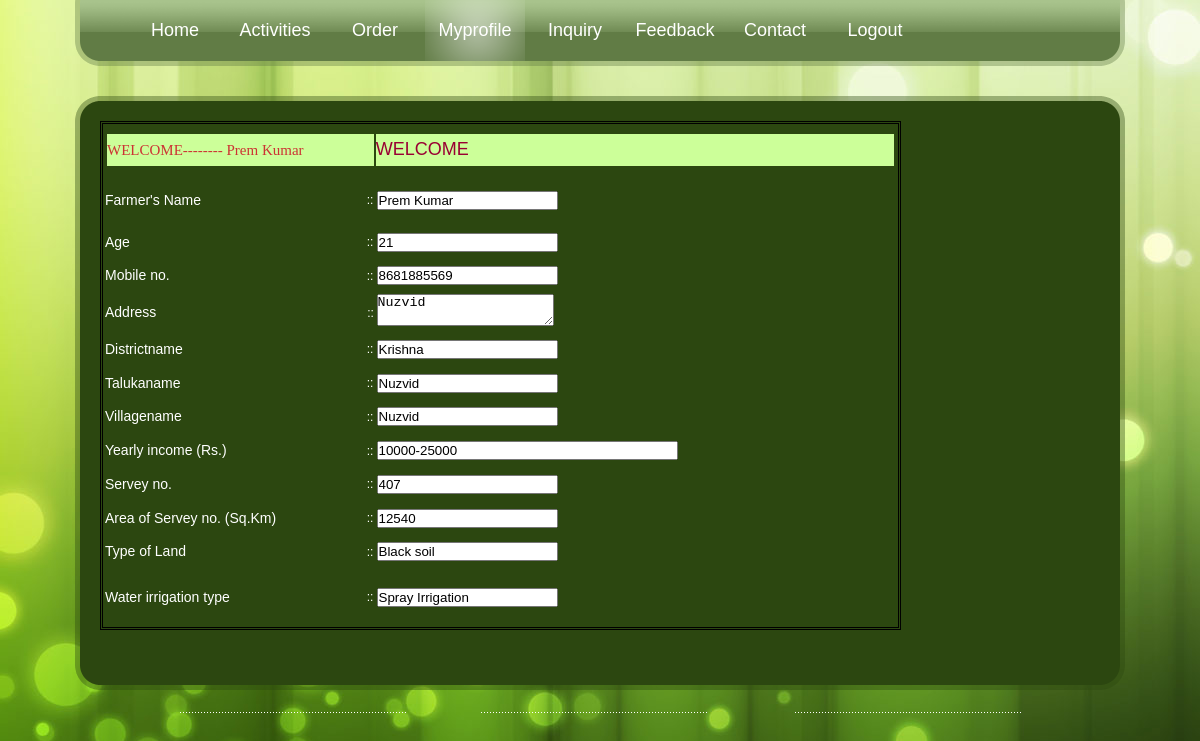
Screenshot of /client/myprofile.php?msg=WELCOME (signed in) with the database file from the repository.
### tables this page shows
CREATE TABLE IF NOT EXISTS `register` (
  `id` int(11) NOT NULL AUTO_INCREMENT,
  `f_name` text NOT NULL,
  `f_id` varchar(20) NOT NULL,
  `password` varchar(15) NOT NULL,
  `age` int(3) NOT NULL,
  `c_num` varchar(13) NOT NULL,
  `address` varchar(30) NOT NULL,
  `d_name` varchar(15) NOT NULL,
  `t_name` varchar(15) NOT NULL,
  `v_name` varchar(15) NOT NULL,
  `y_income` varchar(25) NOT NULL,
  `s_num` varchar(10) NOT NULL,
  `area_of_serv_no` varchar(10) NOT NULL,
  `t_land` varchar(20) NOT NULL,
  `w_irrigation` varchar(20) NOT NULL,
  `total` int(20) NOT NULL,
  PRIMARY KEY (`id`)
);

CREATE TABLE IF NOT EXISTS `dist_mngt` (
  `did` int(11) NOT NULL AUTO_INCREMENT,
  `district` varchar(20) NOT NULL,
  PRIMARY KEY (`did`)
);

CREATE TABLE IF NOT EXISTS `village_mngt` (
  `vid` int(11) NOT NULL AUTO_INCREMENT,
  `did` int(10) NOT NULL,
  `village` varchar(20) NOT NULL,
  PRIMARY KEY (`vid`)
);

### client/myprofile.php (the view, shortened to what this page needs)
<!DOCTYPE html PUBLIC "-//W3C//DTD XHTML 1.0 Strict//EN" "http://www.w3.org/TR/xhtml1/DTD/xhtml1-strict.dtd">
<html xmlns="http://www.w3.org/1999/xhtml">
    <head>
        <link href="styles.css" rel="stylesheet" type="text/css" media="screen" />
</head>
    <body>
    	<div id="wrap">
		        <div id="menu">
					 <ul>
						<li><a href="index.php">Home</a></li>
						<li><a href="activities.php">Activities</a></li>
						<?php if(isset($_SESSION['uid'])!='')
						{
						?>
						<li><a href="order.php">Order</a></li>
						<?php
						}
						?>
						<?php if(isset($_SESSION['uid'])!='')
						{?>
						<li><a href="myprofile.php" class="active">Myprofile</a></li>
						<li><a href="inquiry.php">Inquiry</a></li>
						<?php
						}?>
						<li><a href="feedback.php">Feedback</a></li>
						<li><a href="contact.php">Contact</a></li>
						<?php if(isset($_SESSION['uid'])=='')
						{
						?>
						<li><a href="login.php">Login</a></li>
						<?php
						}
						else
						{
						?>
						<li><a href="Logout.php">Logout</a></li>
						<?php
						}
						?>
						</ul>
				</div>
				<div id="top_padding"></div>
				<div id="content_top"></div>
				<div id="content_bg_repeat">
					<div class="inside">
            	<div class="row-1 outdent">
                <form id="form1" method="post" action="">
				  <?php
		$id=$_SESSION['uid'];
		$q=mysql_query("select * from register where ID=$id");
		$data=mysql_fetch_array($q);
		?>
		  <table width="80%" height="509" border="0" align="center" style="border: #000000 double;">
            <tr>
              <td height="47" colspan="3"><table width="100%" height="36" border="0">
                <tr>
                  <td width="34%" bgcolor="#CCFF99"><span class="style2">WELCOME--------</span><span class="style2"><?php echo      "               " ;echo $data['f_name'];?></span></td>
                  <td width="66%" bgcolor="#CCFF99"><span style="background-color:#CCFF99; font:Georgia, 'Times New Roman', Times, serif; font-size:18px; color:#990033;">
                    <?php
	                      if(isset($_REQUEST['msg'])!="")
	                       {
	                        echo $_REQUEST['msg'];
	                       }
	                         ?>
                  </span></td>
                </tr>
              </table></td>
            </tr>
            <tr>
              <td width="33%" height="47"><span class="style1">Farmer's Name</span></td>
              <td width="1%">::</td>
              <td width="66%">
                  <label>
                  <input name="name" type="text" id="name" value="<?php echo $data['f_name'];?>" / readonly="">
                  </label></td>
            </tr>
            <tr>
              <td height="31"><span class="style1">Age</span></td>
              <td>::</td>
              <td><label>
                <input name="age" type="text" id="age" value="<?php echo $data['age'];?>" / readonly="">
              </label></td>
            </tr>
            <tr>
              <td height="31"><span class="style1">Mobile no. </span></td>
              <td>::</td>
              <td><input name="c_ n" type="text" id="c_ n" value="<?php echo $data['c_num'];?>" maxlength="10" / readonly=""></td>
            </tr>
            <tr>
              <td height="31"><span class="style1">Address</span></td>
              <td><div align="center">::</div></td>
              <td><div align="left">
                  <textarea name="add" id="add"><?php echo $data['address'];?></textarea>
              </div></td>
            </tr>
            <tr>
              <td height="31"><span class="style1">Districtname</span></td>
              <td>::</td>
              <td><input name="dist" type="text" id="dist" value="<?php
			$t1=$data['d_name'];
			$q2=mysql_query("select district  from dist_mngt where did='$t1'");
			$data2=mysql_fetch_array($q2);
			echo $data2['district'];
		?>" / readonly=""></td>
            </tr>
            <tr>
              <td height="31"><span class="style1">Talukaname</span></td>
              <td>::</td>
              <td><input name="taluka" type="text" id="taluka" value="<?php
				$t=$data['t_name'];
				$q1=mysql_query("select village  from village_mngt where vid='$t'");
				$data1=mysql_fetch_array($q1);
				echo $data1['village'];
		 ?>" / readonly=""></td>
            </tr>
            <tr>
              <td height="31"><span class="style1">Villagename</span></td>
              <td>::</td>
              <td><label>
                <input name="vill" type="text" id="vill" value="<?php echo $data['v_name'];?>" / readonly="">
              </label></td>
            </tr>
            <tr>
              <td height="31"><span class="style1">Yearly income (Rs.) </span></td>
              <td>::</td>
              <td><input name="y_i" type="text" id="y_i" value="<?php echo $data['y_income'];?>" size="35" / readonly=""></td>
            </tr>
            <tr>
              <td height="31"><span class="style1">Servey no. </span></td>
              <td>::</td>
              <td><input name="serv" type="text" id="serv" value="<?php echo $data['s_num'];?>" / readonly=""></td>
            </tr>
            <tr>
              <td height="31"><span class="style1">Area of Servey no. (Sq.Km) </span></td>
              <td>::</td>
              <td><input name="asn" type="text" id="asn" value="<?php echo $data['area_of_serv_no'];?>" / readonly=""></td>
            </tr>
            <tr>
              <td height="31"><span class="style1">Type of Land </span></td>
              <td>::</td>
              <td><input name="land" type="text" id="land" value="<?php echo $data['t_land'];?>" / readonly=""></td>
            </tr>
            <tr>
              <td height="54"><span class="style1">Water irrigation type </span></td>
              <td>::</td>
              <td><input name="water" type="text" id="water" value="<?php echo $data['w_irrigation'];?>" / readonly=""></td>
            </tr>
          </table>
                </form>
            	</div>
            </div>
				</div>
				<div id="content_bottom"></div>
				<div id="footer_top">
				</div>
		</div>
    </body>
</html>

### client/styles.css (style rules this page uses)
* { margin: 0px; padding: 0px; }
a { color: #ffffff; font-weight: bold; text-decoration: none; }
body { font-family: Arial, Helvetica, sans-serif; font-size: 12px; line-height: 18px; color: #ffffff; background: #000000 url(images/bg.jpg) no-repeat top center fixed; }
#wrap { width: 1050px; margin: 0 auto; }
#menu { width: 1050px; height: 66px; background: url(images/menu_bg.png); }
#menu ul { padding-left: 0px; list-style: none; padding: 0px 0px 0px 0px; margin: 0 auto; width: 950px; }
#menu ul li { display: inline; }
#menu ul li a { font: Georgia, "Times New Roman", Times, serif; font-size:18px; color: #ffffff; font-weight: normal; text-decoration: none; text-align: center; display: block; float: left; width: 100px; height: 61px; line-height: 61px; }
#menu ul li a:hover, #menu ul li .active { background: url(images/active.png) center; }
#top_padding { height: 30px; }
#content_top { background: url(images/content_top.png) top left; height: 25px; }
#content_bottom { background: url(images/content_bottom.png) top left; height: 24px; }
#content_bg_repeat { background: url(images/content_bg_repeat.png) left repeat-y; padding: 0px 24px 0px 25px; }
.outdent { padding-bottom:36px; }
#footer_top { width: 841px; margin: 0 auto; background: url(images/footer_top_border.png) no-repeat bottom; padding-top: 23px; }

### client/myprofile.php (style rules this page uses)
.style2 { font-size: 15px; font-family: Georgia, "Times New Roman", Times, serif; color: #CC3333; }

### rows the page displays
register: f_name "Prem Kumar", name "Prem Kumar", age "21", c_num "8681885569", add "Nuzvid", vill "Nuzvid", y_i "10000-25000", serv "407", asn "12540", land "Black soil", water "Spray Irrigation"
dist_mngt: dist "Krishna"
village_mngt: taluka "Nuzvid"

### other values shown
$_REQUEST['msg'] "WELCOME"
